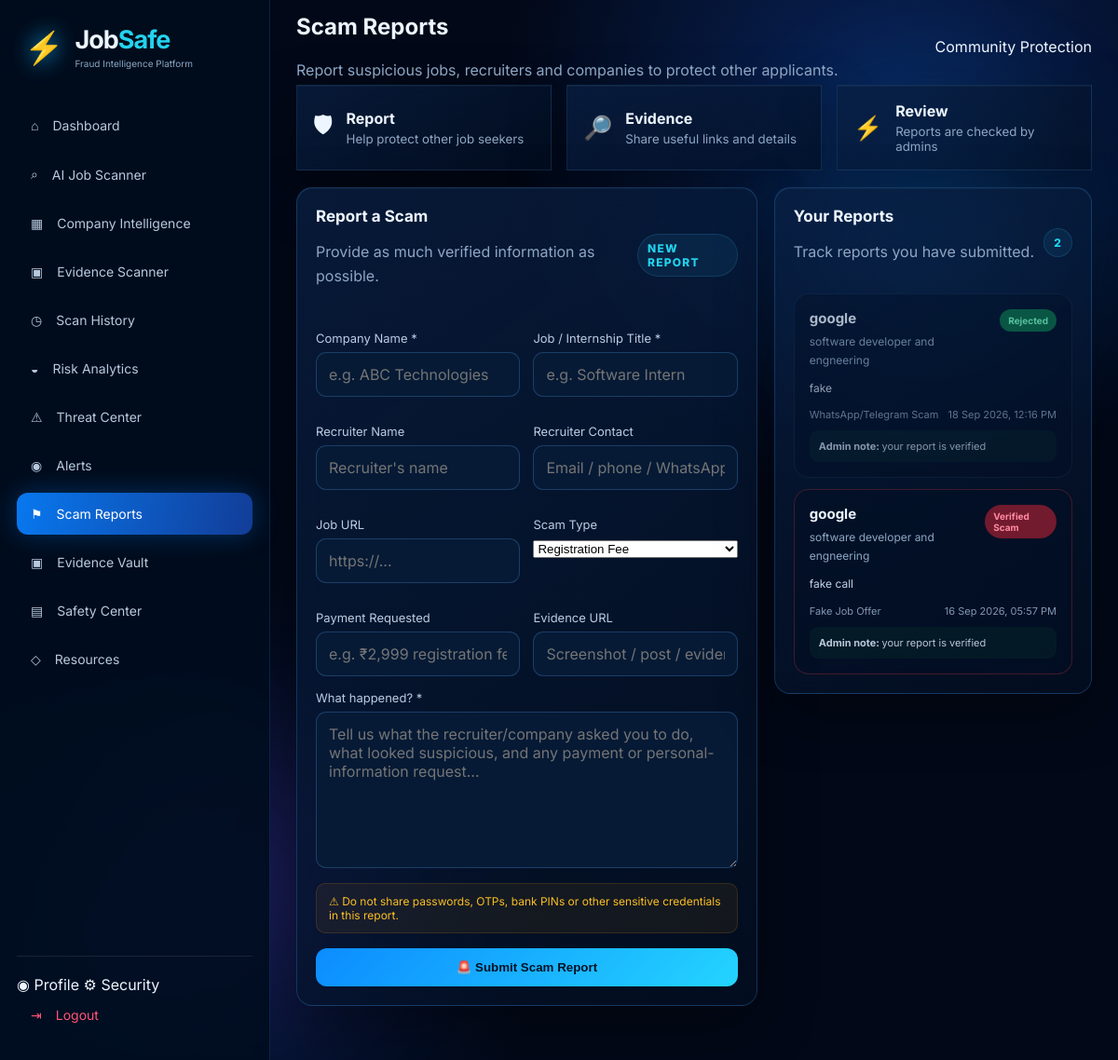
The app's page /reports/ (signed in) with its own data.
### reports/models.py (models this page shows, shortened)
class ScamReport(models.Model):
    STATUS_CHOICES = [
        ('Pending', 'Pending'),
        ('Under Review', 'Under Review'),
        ('Verified Scam', 'Verified Scam'),
        ('Rejected', 'Rejected'),
    ]
    SCAM_TYPES = [
        ('Registration Fee', 'Registration Fee'),
        ('Fake Recruiter', 'Fake Recruiter'),
        ('Fake Job Offer', 'Fake Job Offer'),
        ('WhatsApp/Telegram Scam', 'WhatsApp/Telegram Scam'),
        ('Fake Website', 'Fake Website'),
        ('Credential Theft', 'Credential Theft'),
        ('Other', 'Other'),
    ]
    user = models.ForeignKey(User, on_delete=models.CASCADE, related_name='scam_reports')
    company = models.CharField(max_length=200)
    job_title = models.CharField(max_length=200)
    recruiter_name = models.CharField(max_length=200, blank=True)
    recruiter_contact = models.CharField(max_length=200, blank=True)
    job_url = models.URLField(blank=True)
    scam_type = models.CharField(max_length=60, choices=SCAM_TYPES, default='Other')
    payment_requested = models.CharField(max_length=100, blank=True)
    evidence_url = models.URLField(blank=True)
    description = models.TextField()
    status = models.CharField(max_length=30, choices=STATUS_CHOICES, default='Pending')
    admin_note = models.TextField(blank=True)
    created_at = models.DateTimeField(auto_now_add=True)
    updated_at = models.DateTimeField(auto_now=True)

### reports/views.py (the view, shortened to what this page needs)
# urls.py: path('', views.scam_reports, name='scam_reports'),
@login_required
def scam_reports(request):
    reports = ScamReport.objects.filter(user=request.user).order_by('-created_at')
    return render(request, 'scam-reports.html', {
        'reports': reports,
        'scam_types': ScamReport.SCAM_TYPES,
        'active': 'reports',
    })

### templates/scam-reports.html (shortened to what this page needs)
{% extends "base.html" %}
{% block content %}
<div class="app-shell">
    {% include "partials/sidebar.html" %}
    <main class="main">
        <header class="topbar">
            <div>
                <h2>
                    Scam Reports
                </h2>
                <p class="muted">
                    Report suspicious jobs, recruiters and companies to protect other applicants.
                </p>
            </div>
            <div class="topbar-status">
                Community Protection
            </div>
        </header>
        <div class="report-stats">
            <div class="mini-stat glass">
                <span class="mini-icon">
                    🛡
                </span>
                <div>
                    <strong>
                        Report
                    </strong>
                    <small>
                        Help protect other job seekers
                    </small>
                </div>
            </div>
            <div class="mini-stat glass">
                <span class="mini-icon">
                    🔎
                </span>
                <div>
                    <strong>
                        Evidence
                    </strong>
                    <small>
                        Share useful links and details
                    </small>
                </div>
            </div>
            <div class="mini-stat glass">
                <span class="mini-icon">
                    ⚡
                </span>
                <div>
                    <strong>
                        Review
                    </strong>
                    <small>
                        Reports are checked by admins
                    </small>
                </div>
            </div>
        </div>
        <div class="grid-2 report-grid">
            <section class="panel glass form-panel">
                <div class="panel-title">
                    <div>
                        <h2>
                            Report a Scam
                        </h2>
                        <p class="muted">
                            Provide as much verified information as possible.
                        </p>
                    </div>
                    <span class="report-badge">
                        NEW REPORT
                    </span>
                </div>
                <form method="post" id="scamReportForm">
                    <div class="form-grid">
                        <div>
                            <label>
                                Company Name *
                            </label>
                            <input
                                name="company"
                                required
                                placeholder="e.g. ABC Technologies"
                            >
                        </div>
                        <div>
                            <label>
                                Job / Internship Title *
                            </label>
                            <input
                                name="job_title"
                                required
                                placeholder="e.g. Software Intern"
                            >
                        </div>
                        <div>
                            <label>
                                Recruiter Name
                            </label>
                            <input
                                name="recruiter_name"
                                placeholder="Recruiter's name"
                            >
                        </div>
                        <div>
                            <label>
                                Recruiter Contact
                            </label>
                            <input
                                name="recruiter_contact"
                                placeholder="Email / phone / WhatsApp / Telegram"
                            >
                        </div>
                        <div>
                            <label>
                                Job URL
                            </label>
                            <input
                                type="url"
                                name="job_url"
                                placeholder="https://..."
                            >
                        </div>
                        <div>
                            <label>
                                Scam Type
                            </label>
                            <select name="scam_type">
                                {% for value,label in scam_types %}
                                    <option value="{{ value }}">
                                        {{ label }}
                                    </option>
                                {% endfor %}
                            </select>
                        </div>
                        <div>
                            <label>
                                Payment Requested
                            </label>
                            <input
                                name="payment_requested"
                                placeholder="e.g. ₹2,999 registration fee"
                            >
                        </div>
                        <div>
                            <label>
                                Evidence URL
                            </label>
                            <input
                                type="url"
                                name="evidence_url"
                                placeholder="Screenshot / post / evidence link"
                            >
                        </div>
                    </div>
                    <label>
                        What happened? *
                    </label>
                    <textarea
                        name="description"
                        rows="7"
                        required
                        placeholder="Tell us what the recruiter/company asked you to do, what looked suspicious, and any payment or personal-information request..."
                    ></textarea>
                    <div class="form-hint">
                        ⚠ Do not share passwords, OTPs, bank PINs or other sensitive credentials in this report.
                    </div>
                    <button
                        class="btn primary full"
                        type="submit"
                    >
                        🚨 Submit Scam Report
                    </button>
                </form>
            </section>
            <section class="panel glass">
                <div class="panel-title">
                    <div>
                        <h2>
                            Your Reports
                        </h2>
                        <p class="muted">
                            Track reports you have submitted.
                        </p>
                    </div>
                    <span class="count-pill">
                        {{ reports|length }}
                    </span>
                </div>
                <div class="report-list">
                    {% for r in reports %}
                        <article class="report-card status-{{ r.status|slugify }}">
                            <div class="report-card-top">
                                <div>
                                    <h3>
                                        {{ r.company }}
                                    </h3>
                                    <span>
                                        {{ r.job_title }}
                                    </span>
                                </div>
                                <span
                                    class="badge {% if r.status == 'Verified Scam' %}high-risk{% elif r.status == 'Rejected' %}safe{% else %}suspicious{% endif %}"
                                >
                                    {{ r.status }}
                                </span>
                            </div>
                            <p>
                                {{ r.description|truncatechars:130 }}
                            </p>
                            <div class="report-meta">
                                <span>
                                    {{ r.scam_type }}
                                </span>
                                <span>
                                    {{ r.created_at|date:"d M Y, h:i A" }}
                                </span>
                            </div>
                            {% if r.admin_note %}
                                <div class="admin-note">
                                    <b>
                                        Admin note:
                                    </b>
                                    {{ r.admin_note }}
                                </div>
                            {% endif %}
                        </article>
                    {% endfor %}
                </div>
            </section>
        </div>
    </main>
</div>
{% endblock %}

### records on screen
ScamReport: company "google", job_title "software developer and engneering", status "Rejected", description "fake", scam_type "WhatsApp/Telegram Scam", created_at "18 Sep 2026, 12:16 PM", admin_note "your report is verified"
ScamReport: company "google", job_title "software developer and engneering", status "Verified Scam", description "fake call", scam_type "Fake Job Offer", created_at "16 Sep 2026, 05:57 PM", admin_note "your report is verified"

### other values on screen
{{ reports|length }} "2"
form field scam_type "Registration Fee"
